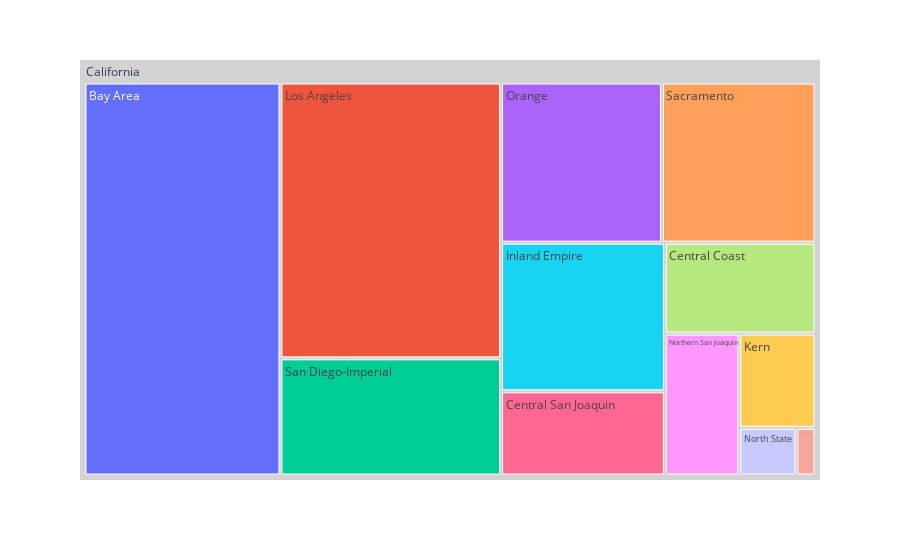

The code cell stored with this chart in its notebook:
### Code cell
fig = px.treemap(data_dec2020, 
                 path=[px.Constant('California'), 'Region'], 
                 values='High Wage Count',
                )
fig.update_traces(root_color='lightgrey')
fig.show()

### Figure 1 — Plotly figure (JSON) as saved in the notebook; plotly's stock layout.template omitted (floating-point values rounded to 4 significant figures)
{"data": [{"branchvalues": "total", "domain": {"x": [0, 1], "y": [0, 1]}, "hovertemplate": "labels=%{label}<br>High Wage Count=%{value}<br>parent=%{parent}<br>id=%{id}<extra></extra>", "ids": ["California/Bay Area", "California/Central Coast", "California/Central San Joaquin", "California/Inland Empire", "California/Kern", "California/Los Angeles", "California/North State", "California/Northern San Joaquin", "California/Orange", "California/Redwood Coast", "California/Sacramento", "California/San Diego-Imperial", "California"], "labels": ["Bay Area", "Central Coast", "Central San Joaquin", "Inland Empire", "Kern", "Los Angeles", "North State", "Northern San Joaquin", "Orange", "Redwood Coast", "Sacramento", "San Diego-Imperial", "California"], "name": "", "parents": ["California", "California", "California", "California", "California", "California", "California", "California", "California", "California", "California", "California", ""], "root": {"color": "lightgrey"}, "type": "treemap", "values": [1311545, 232998, 234919, 414730, 122309, 1036542, 46362, 179954, 438827, 15537, 418802, 440311, 4892836]}], "layout": {"legend": {"tracegroupgap": 0}, "margin": {"t": 60}}}
